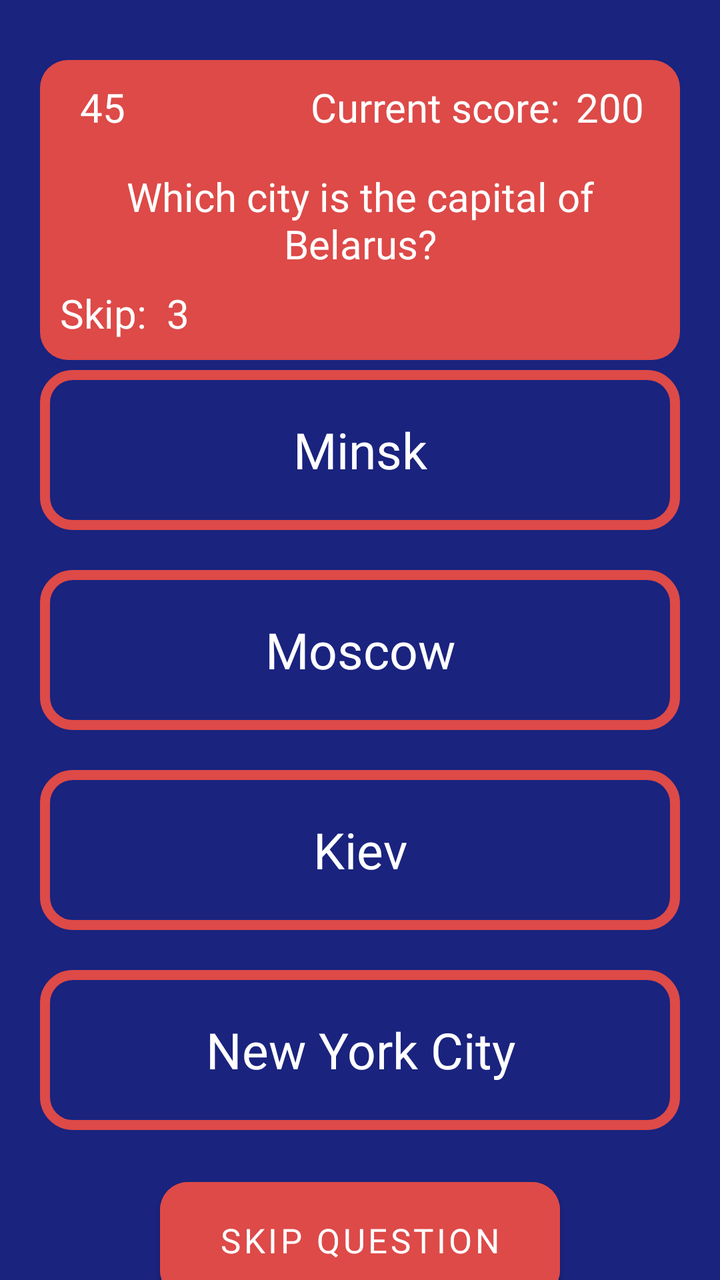
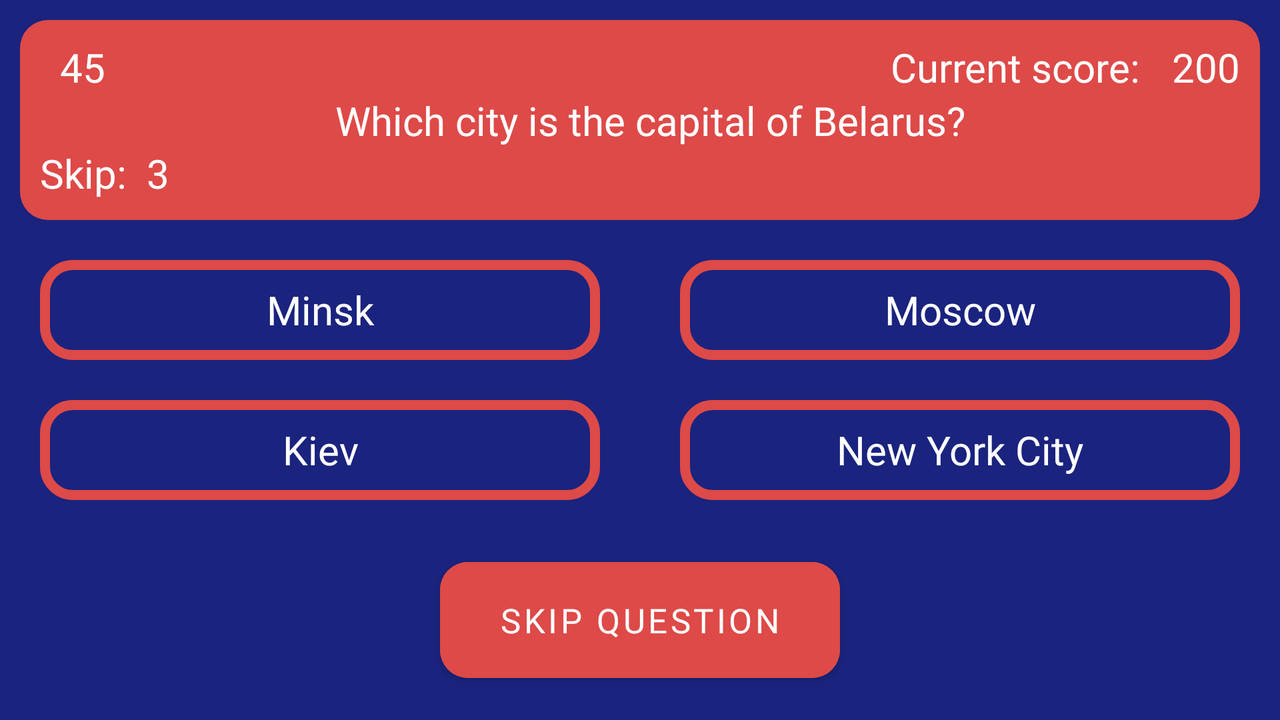

The same Android screen from two of the app's own layout files: first res/layout/ as a phone draws it, then the repository's variant for another configuration, drawn on a device whose configuration selects that folder. Both files follow.
<!-- AndroidManifest.xml: application theme Theme.CitiesApp -->
<!-- res/layout/fragment_quiz.xml -->
<?xml version="1.0" encoding="utf-8"?>
<androidx.constraintlayout.widget.ConstraintLayout xmlns:android="http://schemas.android.com/apk/res/android"
    xmlns:app="http://schemas.android.com/apk/res-auto"
    xmlns:tools="http://schemas.android.com/tools"
    android:layout_width="match_parent"
    android:layout_height="match_parent"
    android:background="?pageBackground"
    tools:context=".ui.quiz.QuizFragment">

    <View
        android:id="@+id/background_view"
        style="@style/ViewStyleResultFragment"
        android:layout_marginTop="@dimen/layout_margin_30"
        android:background="@drawable/background_for_text_view"
        app:layout_constraintEnd_toEndOf="parent"
        app:layout_constraintStart_toStartOf="parent"
        app:layout_constraintTop_toTopOf="parent" />

    <TextView
        android:id="@+id/question"
        style="@style/TextStyleItem"
        android:layout_width="0dp"
        android:layout_marginStart="@dimen/layout_margin_20"
        android:layout_marginTop="@dimen/layout_margin_10"
        android:layout_marginEnd="@dimen/layout_margin_20"
        android:gravity="center"
        android:textSize="@dimen/text_size_20"
        app:layout_constraintBottom_toTopOf="@+id/skip_points"
        app:layout_constraintEnd_toEndOf="@+id/background_view"
        app:layout_constraintStart_toStartOf="@+id/background_view"
        app:layout_constraintTop_toBottomOf="@+id/timer"
        tools:text="Which city is the capital of Belarus?" />

    <ImageView
        android:id="@+id/timer_image"
        android:layout_width="wrap_content"
        android:layout_height="wrap_content"
        android:layout_marginStart="@dimen/layout_margin_10"
        android:layout_marginTop="@dimen/layout_margin_10"
        android:src="@drawable/ic_timer"
        app:layout_constraintStart_toStartOf="@+id/background_view"
        app:layout_constraintTop_toTopOf="@+id/background_view" />

    <TextView
        android:id="@+id/timer"
        style="@style/TextStyleItem"
        android:layout_marginTop="@dimen/layout_margin_10"
        android:fontFamily="@font/rubik_medium"
        app:layout_constraintStart_toEndOf="@+id/timer_image"
        app:layout_constraintTop_toTopOf="@+id/background_view"
        tools:text="45" />

    <TextView
        android:id="@+id/skip_points"
        style="@style/TextStyleItem"
        android:layout_marginStart="@dimen/layout_margin_10"
        android:layout_marginTop="@dimen/layout_margin_10"
        android:layout_marginBottom="@dimen/layout_margin_10"
        android:fontFamily="@font/rubik_medium"
        android:text="@string/skip"
        app:layout_constraintBottom_toBottomOf="@id/background_view"
        app:layout_constraintStart_toStartOf="@+id/background_view" />

    <TextView
        android:id="@+id/skip_points_amount"
        style="@style/TextStyleItem"
        android:layout_marginTop="@dimen/layout_margin_10"
        android:layout_marginBottom="@dimen/layout_margin_10"
        android:fontFamily="@font/rubik_medium"
        app:layout_constraintBottom_toBottomOf="@id/background_view"
        app:layout_constraintStart_toEndOf="@+id/skip_points"
        tools:text="3" />

    <TextView
        android:id="@+id/current_score"
        style="@style/TextStyleItem"
        android:layout_marginTop="@dimen/layout_margin_10"
        android:layout_marginEnd="@dimen/layout_margin_60"
        android:text="@string/current_score"
        app:layout_constraintEnd_toEndOf="@+id/background_view"
        app:layout_constraintTop_toTopOf="@+id/background_view" />

    <TextView
        android:id="@+id/current_score_amount"
        style="@style/TextStyleItem"
        android:layout_marginTop="@dimen/layout_margin_10"
        android:layout_marginEnd="@dimen/layout_margin_10"
        app:layout_constraintEnd_toEndOf="@+id/background_view"
        app:layout_constraintStart_toEndOf="@+id/current_score"
        app:layout_constraintTop_toTopOf="@+id/background_view"
        tools:text="200" />

    <TextView
        android:id="@+id/first_option"
        style="@style/TextStyleForOption"
        app:layout_constraintBottom_toTopOf="@+id/second_option"
        app:layout_constraintEnd_toEndOf="parent"
        app:layout_constraintStart_toStartOf="parent"
        app:layout_constraintTop_toBottomOf="@+id/background_view"
        tools:text="Minsk" />

    <TextView
        android:id="@+id/second_option"
        style="@style/TextStyleForOption"
        app:layout_constraintBottom_toTopOf="@+id/third_option"
        app:layout_constraintEnd_toEndOf="parent"
        app:layout_constraintStart_toStartOf="parent"
        app:layout_constraintTop_toBottomOf="@+id/first_option"
        tools:text="Moscow" />

    <TextView
        android:id="@+id/third_option"
        style="@style/TextStyleForOption"
        app:layout_constraintBottom_toTopOf="@id/fourth_option"
        app:layout_constraintEnd_toEndOf="parent"
        app:layout_constraintTop_toBottomOf="@+id/second_option"
        tools:text="Kiev" />

    <TextView
        android:id="@+id/fourth_option"
        style="@style/TextStyleForOption"
        app:layout_constraintBottom_toTopOf="@id/skip_button"
        app:layout_constraintEnd_toEndOf="parent"
        app:layout_constraintStart_toStartOf="parent"
        app:layout_constraintTop_toBottomOf="@+id/third_option"
        tools:text="New York City" />

    <Button
        android:id="@+id/skip_button"
        style="@style/ButtonStyle"
        android:layout_marginTop="@dimen/layout_margin_20"
        android:text="@string/skip_question"
        app:layout_constraintBottom_toBottomOf="parent"
        app:layout_constraintEnd_toEndOf="parent"
        app:layout_constraintStart_toStartOf="parent"
        app:layout_constraintTop_toBottomOf="@+id/fourth_option" />
</androidx.constraintlayout.widget.ConstraintLayout>
<!-- resources referenced by this layout -->
<resources>
  <dimen name="layout_margin_10">10dp</dimen>
  <dimen name="layout_margin_20">20dp</dimen>
  <dimen name="layout_margin_30">30dp</dimen>
  <dimen name="layout_margin_60">60dp</dimen>
  <dimen name="text_size_20">20sp</dimen>
  <!-- drawable background_for_text_view (drawable) -->
  <?xml version="1.0" encoding="utf-8"?>
  <shape xmlns:android="http://schemas.android.com/apk/res/android">
      <solid android:color="?colorPrimary" />
      <corners android:radius="@dimen/corner_radius" />
  </shape>
  <string name="current_score">Current score:</string>
  <string name="skip">Skip:</string>
  <string name="skip_question">Skip question</string>
  <style name="ButtonStyle">
          <item name="android:layout_width">200dp</item>
          <item name="android:layout_height">70dp</item>
          <item name="android:layout_marginTop">@dimen/layout_margin_45</item>
          <item name="android:fontFamily">@font/rubik_medium</item>
          <item name="android:textSize">@dimen/text_size_17</item>
          <item name="android:backgroundTint">?colorPrimary</item>
          <item name="cornerRadius">@dimen/corner_radius</item>
      </style>
  <style name="TextStyleItem">
          <item name="android:layout_width">wrap_content</item>
          <item name="android:layout_height">wrap_content</item>
          <item name="android:layout_marginLeft">@dimen/layout_margin_10</item>
          <item name="android:fontFamily">@font/rubik_medium</item>
          <item name="android:textSize">@dimen/text_size_20</item>
          <item name="android:textColor">@color/white</item>
      </style>
  <style name="ViewStyleResultFragment">
          <item name="android:layout_width">0dp</item>
          <item name="android:layout_height">150dp</item>
          <item name="android:layout_marginStart">@dimen/layout_margin_20</item>
          <item name="android:layout_marginEnd">@dimen/layout_margin_20</item>
          <item name="android:background">@drawable/background_for_text_view</item>
      </style>
  <style name="Theme.CitiesApp" parent="Theme.MaterialComponents.DayNight.NoActionBar">
          <item name="colorPrimary">@color/red</item>
          <item name="colorPrimaryVariant">@color/dark_blue</item>
          <item name="colorOnPrimary">@color/white</item>
          <item name="colorSecondary">@color/teal_200</item>
          <item name="colorSecondaryVariant">@color/teal_700</item>
          <item name="colorOnSecondary">@color/black</item>
          <item name="android:statusBarColor" tools:targetApi="l">?attr/colorPrimaryVariant</item>
          <item name="pageBackground">@color/blue</item>
      </style>
  <dimen name="corner_radius">14dp</dimen>
  <dimen name="layout_margin_45">45dp</dimen>
  <dimen name="text_size_17">17sp</dimen>
  <dimen name="text_size_25">25sp</dimen>
  <color name="white">#FFFFFFFF</color>
  <!-- drawable option_default (drawable) -->
  <?xml version="1.0" encoding="utf-8"?>
  <shape xmlns:android="http://schemas.android.com/apk/res/android">
      <stroke
          android:width="5dp"
          android:color="?colorPrimary" />
      <corners android:radius="@dimen/corner_radius" />
  </shape>
  <color name="red">#FFDD4A48</color>
  <color name="dark_blue">#FF000051</color>
  <color name="teal_200">#FF03DAC5</color>
  <color name="teal_700">#FF018786</color>
  <color name="black">#FF000000</color>
  <color name="blue">#FF1A237E</color>
</resources>
<!-- res/layout-land/fragment_quiz.xml (the repository's variant of the layout above) -->
<!-- drawn on the phone turned sideways -->
<?xml version="1.0" encoding="utf-8"?>
<androidx.constraintlayout.widget.ConstraintLayout xmlns:android="http://schemas.android.com/apk/res/android"
    xmlns:app="http://schemas.android.com/apk/res-auto"
    xmlns:tools="http://schemas.android.com/tools"
    android:layout_width="match_parent"
    android:layout_height="match_parent"
    android:background="?pageBackground"
    tools:context=".ui.quiz.QuizFragment">

    <View
        android:id="@+id/background_view"
        android:layout_width="0dp"
        android:layout_height="@dimen/background_view_size"
        android:layout_margin="@dimen/layout_margin_10"
        android:background="@drawable/background_for_text_view"
        app:layout_constraintEnd_toEndOf="parent"
        app:layout_constraintStart_toStartOf="parent"
        app:layout_constraintTop_toTopOf="parent" />

    <TextView
        android:id="@+id/question"
        style="@style/TextStyleItem"
        android:layout_width="wrap_content"
        app:layout_constraintBottom_toBottomOf="@id/background_view"
        app:layout_constraintEnd_toEndOf="@+id/background_view"
        app:layout_constraintStart_toStartOf="@+id/background_view"
        app:layout_constraintTop_toTopOf="@id/background_view"
        tools:text="Which city is the capital of Belarus?" />

    <ImageView
        android:id="@+id/timer_image"
        android:layout_width="wrap_content"
        android:layout_height="wrap_content"
        android:layout_marginStart="@dimen/layout_margin_10"
        android:layout_marginTop="@dimen/layout_margin_10"
        android:src="@drawable/ic_timer"
        app:layout_constraintStart_toStartOf="@id/background_view"
        app:layout_constraintTop_toTopOf="@id/background_view" />

    <TextView
        android:id="@+id/skip_points"
        style="@style/TextStyleItem"
        android:layout_marginTop="@dimen/layout_margin_10"
        android:layout_marginBottom="@dimen/layout_margin_10"
        android:fontFamily="@font/rubik_medium"
        android:text="@string/skip"
        app:layout_constraintBottom_toBottomOf="@+id/background_view"
        app:layout_constraintStart_toStartOf="@+id/background_view" />

    <TextView
        android:id="@+id/skip_points_amount"
        style="@style/TextStyleItem"
        android:layout_marginTop="@dimen/layout_margin_10"
        android:layout_marginBottom="@dimen/layout_margin_10"
        android:fontFamily="@font/rubik_medium"
        app:layout_constraintBottom_toBottomOf="@+id/background_view"
        app:layout_constraintStart_toEndOf="@+id/skip_points"
        tools:text="3" />

    <TextView
        android:id="@+id/timer"
        style="@style/TextStyleItem"
        android:layout_marginTop="@dimen/layout_margin_10"
        android:fontFamily="@font/rubik_medium"
        app:layout_constraintStart_toEndOf="@+id/timer_image"
        app:layout_constraintTop_toTopOf="@id/background_view"
        tools:text="45" />

    <TextView
        android:id="@+id/current_score"
        style="@style/TextStyleItem"
        android:layout_marginTop="@dimen/layout_margin_10"
        android:layout_marginEnd="@dimen/layout_margin_60"
        android:text="@string/current_score"
        app:layout_constraintEnd_toEndOf="@+id/background_view"
        app:layout_constraintTop_toTopOf="@id/background_view" />

    <TextView
        android:id="@+id/current_score_amount"
        style="@style/TextStyleItem"
        android:layout_marginTop="@dimen/layout_margin_10"
        android:layout_marginEnd="@dimen/layout_margin_10"
        app:layout_constraintEnd_toEndOf="@id/background_view"
        app:layout_constraintTop_toTopOf="@id/background_view"
        tools:text="200" />

    <TextView
        android:id="@+id/first_option"
        style="@style/TextStyleForOptionLand"
        app:layout_constraintEnd_toStartOf="@id/second_option"
        app:layout_constraintStart_toStartOf="parent"
        app:layout_constraintTop_toBottomOf="@id/background_view"
        tools:text="Minsk" />

    <TextView
        android:id="@+id/second_option"
        style="@style/TextStyleForOptionLand"
        app:layout_constraintEnd_toEndOf="parent"
        app:layout_constraintStart_toEndOf="@id/first_option"
        app:layout_constraintTop_toBottomOf="@id/background_view"
        tools:text="Moscow" />

    <TextView
        android:id="@+id/third_option"
        style="@style/TextStyleForOptionLand"
        app:layout_constraintBottom_toBottomOf="@id/fourth_option"
        app:layout_constraintEnd_toStartOf="@id/fourth_option"
        app:layout_constraintStart_toStartOf="parent"
        app:layout_constraintTop_toBottomOf="@id/first_option"
        tools:text="Kiev" />

    <TextView
        android:id="@+id/fourth_option"
        style="@style/TextStyleForOptionLand"
        app:layout_constraintBottom_toBottomOf="@id/third_option"
        app:layout_constraintEnd_toEndOf="parent"
        app:layout_constraintStart_toEndOf="@id/third_option"
        app:layout_constraintTop_toBottomOf="@id/second_option"
        tools:text="New York City" />

    <Button
        android:id="@+id/skip_button"
        style="@style/ButtonStyle"
        android:layout_marginTop="@dimen/layout_margin_10"
        android:text="@string/skip_question"
        app:layout_constraintBottom_toBottomOf="parent"
        app:layout_constraintEnd_toEndOf="parent"
        app:layout_constraintStart_toStartOf="parent"
        app:layout_constraintTop_toBottomOf="@id/fourth_option" />
</androidx.constraintlayout.widget.ConstraintLayout>
<!-- resources referenced by the variant -->
<!-- as the phone turned sideways resolves them -->
<resources>
  <dimen name="background_view_size">100dp</dimen>
  <dimen name="layout_margin_10">10dp</dimen>
  <dimen name="layout_margin_60">60dp</dimen>
  <!-- drawable background_for_text_view (drawable) -->
  <?xml version="1.0" encoding="utf-8"?>
  <shape xmlns:android="http://schemas.android.com/apk/res/android">
      <solid android:color="?colorPrimary" />
      <corners android:radius="@dimen/corner_radius" />
  </shape>
  <string name="current_score">Current score:</string>
  <string name="skip">Skip:</string>
  <string name="skip_question">Skip question</string>
  <style name="ButtonStyle">
          <item name="android:layout_width">200dp</item>
          <item name="android:layout_height">70dp</item>
          <item name="android:layout_marginTop">@dimen/layout_margin_45</item>
          <item name="android:fontFamily">@font/rubik_medium</item>
          <item name="android:textSize">@dimen/text_size_17</item>
          <item name="android:backgroundTint">?colorPrimary</item>
          <item name="cornerRadius">@dimen/corner_radius</item>
      </style>
  <style name="TextStyleForOptionLand">
          <item name="android:layout_width">0dp</item>
          <item name="android:layout_height">50dp</item>
          <item name="android:layout_marginStart">@dimen/layout_margin_20</item>
          <item name="android:layout_marginTop">@dimen/layout_margin_20</item>
          <item name="android:layout_marginEnd">@dimen/layout_margin_20</item>
          <item name="android:fontFamily">@font/rubik_medium</item>
          <item name="android:textSize">@dimen/text_size_20</item>
          <item name="android:textColor">@color/white</item>
          <item name="android:gravity">center</item>
          <item name="android:background">@drawable/option_default</item>
      </style>
  <style name="TextStyleItem">
          <item name="android:layout_width">wrap_content</item>
          <item name="android:layout_height">wrap_content</item>
          <item name="android:layout_marginLeft">@dimen/layout_margin_10</item>
          <item name="android:fontFamily">@font/rubik_medium</item>
          <item name="android:textSize">@dimen/text_size_20</item>
          <item name="android:textColor">@color/white</item>
      </style>
  <style name="Theme.CitiesApp" parent="Theme.MaterialComponents.DayNight.NoActionBar">
          <item name="colorPrimary">@color/red</item>
          <item name="colorPrimaryVariant">@color/dark_blue</item>
          <item name="colorOnPrimary">@color/white</item>
          <item name="colorSecondary">@color/teal_200</item>
          <item name="colorSecondaryVariant">@color/teal_700</item>
          <item name="colorOnSecondary">@color/black</item>
          <item name="android:statusBarColor" tools:targetApi="l">?attr/colorPrimaryVariant</item>
          <item name="pageBackground">@color/blue</item>
      </style>
  <dimen name="corner_radius">14dp</dimen>
  <dimen name="layout_margin_45">45dp</dimen>
  <dimen name="text_size_17">17sp</dimen>
  <dimen name="layout_margin_20">20dp</dimen>
  <dimen name="text_size_20">20sp</dimen>
  <color name="white">#FFFFFFFF</color>
  <!-- drawable option_default (drawable) -->
  <?xml version="1.0" encoding="utf-8"?>
  <shape xmlns:android="http://schemas.android.com/apk/res/android">
      <stroke
          android:width="5dp"
          android:color="?colorPrimary" />
      <corners android:radius="@dimen/corner_radius" />
  </shape>
  <color name="red">#FFDD4A48</color>
  <color name="dark_blue">#FF000051</color>
  <color name="teal_200">#FF03DAC5</color>
  <color name="teal_700">#FF018786</color>
  <color name="black">#FF000000</color>
  <color name="blue">#FF1A237E</color>
</resources>
